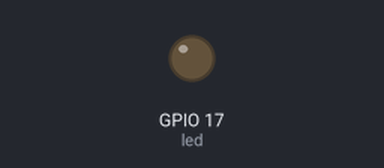
This program was run on a simulated Raspberry Pi (BCM pin numbers). On the bench: output pins drawn as LEDs (lit = HIGH). What the program prints to the terminal is not drawn. At 16.0 s the program stops and its outputs stay as they are.

Above: at 0.05 s.
At 0.6 s:
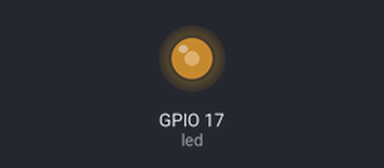
At 1.2 s:
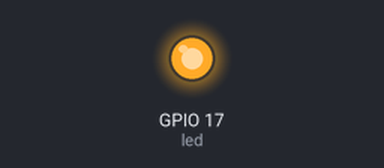
At 2.4 s:
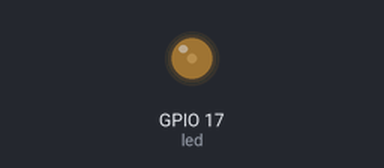
Timing chart, 0 to 7.4 s (numbered marks = the images above):
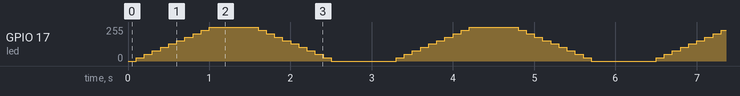

The program:

breathing_LED1.py
```python
#!/usr/bin/python
"""
2024/02/27  pi5のためgpiozeroに置き換え
"""
from gpiozero import PWMLED
import time

led = PWMLED(17)


#print message at the begining ---custom function
def print_message():
    print ('Program is start')


# #main function
def main():
    #print info
    print_message()

    n = 5
    while n > 0:
        print(">>   点灯 duty cycle  ")
        #increase duty cycle from 0 to 100
        for dc in range(0,100,10):
            #change duty cycle to dc
            led.value = dc/100
            time.sleep(0.1)
        led.value = 1
        time.sleep(0.5)
        print(">>   消灯 duty cycle   ")
        #decrease duty cycle from 100 to 0
        for dc in range(100,0,-10):
            #change duty cycle to dc
            led.value = dc/100
            time.sleep(0.1)
        led.value = 0
        time.sleep(0.7)
        n = n -1

# if run this script directly ,do:
if __name__ == '__main__':
    try:
        main()
    #when 'Ctrl+C' is pressed,child program destroy() will be executed.
    except KeyboardInterrupt:
        pass
    pass
```
